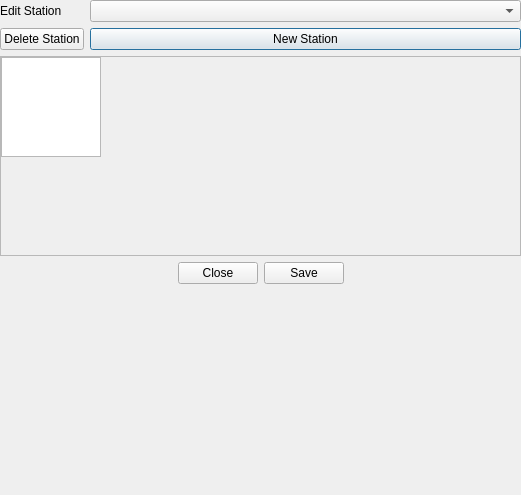
<?xml version="1.0" encoding="UTF-8"?>
<ui version="4.0">
 <class>Dialog</class>
 <widget class="QDialog" name="Dialog">
  <property name="geometry">
   <rect>
    <x>0</x>
    <y>0</y>
    <width>521</width>
    <height>495</height>
   </rect>
  </property>
  <property name="windowTitle">
   <string>Station Setup</string>
  </property>
  <widget class="QWidget" name="verticalLayoutWidget">
   <property name="geometry">
    <rect>
     <x>0</x>
     <y>0</y>
     <width>521</width>
     <height>284</height>
    </rect>
   </property>
   <layout class="QVBoxLayout" name="verticalLayout" stretch="0,0,0">
    <property name="sizeConstraint">
     <enum>QLayout::SetMaximumSize</enum>
    </property>
    <item>
     <layout class="QFormLayout" name="formLayout">
      <item row="0" column="1">
       <widget class="QComboBox" name="comboBox"/>
      </item>
      <item row="0" column="0">
       <widget class="QLabel" name="label_2">
        <property name="text">
         <string>Edit Station</string>
        </property>
       </widget>
      </item>
      <item row="1" column="1">
       <widget class="QPushButton" name="pushButton">
        <property name="text">
         <string>New Station</string>
        </property>
       </widget>
      </item>
      <item row="1" column="0">
       <widget class="QPushButton" name="pushButton_2">
        <property name="text">
         <string>Delete Station</string>
        </property>
       </widget>
      </item>
     </layout>
    </item>
    <item>
     <widget class="QScrollArea" name="scrollArea">
      <property name="widgetResizable">
       <bool>true</bool>
      </property>
      <widget class="QWidget" name="scrollAreaWidgetContents">
       <property name="geometry">
        <rect>
         <x>0</x>
         <y>0</y>
         <width>517</width>
         <height>166</height>
        </rect>
       </property>
       <widget class="QTableView" name="tableWidget">
        <property name="geometry">
         <rect>
          <x>0</x>
          <y>0</y>
          <width>100</width>
          <height>100</height>
         </rect>
        </property>
        <property name="sizeAdjustPolicy">
         <enum>QAbstractScrollArea::AdjustIgnored</enum>
        </property>
        <property name="dragEnabled">
         <bool>true</bool>
        </property>
        <property name="dragDropOverwriteMode">
         <bool>false</bool>
        </property>
        <property name="dragDropMode">
         <enum>QAbstractItemView::InternalMove</enum>
        </property>
        <property name="defaultDropAction">
         <enum>Qt::MoveAction</enum>
        </property>
        <property name="alternatingRowColors">
         <bool>true</bool>
        </property>
        <property name="selectionMode">
         <enum>QAbstractItemView::SingleSelection</enum>
        </property>
        <property name="selectionBehavior">
         <enum>QAbstractItemView::SelectRows</enum>
        </property>
       </widget>
      </widget>
     </widget>
    </item>
    <item>
     <layout class="QHBoxLayout" name="horizontalLayout_2">
      <property name="leftMargin">
       <number>10</number>
      </property>
      <property name="rightMargin">
       <number>10</number>
      </property>
      <item>
       <spacer name="horizontalSpacer_2">
        <property name="orientation">
         <enum>Qt::Horizontal</enum>
        </property>
        <property name="sizeHint" stdset="0">
         <size>
          <width>40</width>
          <height>20</height>
         </size>
        </property>
       </spacer>
      </item>
      <item>
       <widget class="QPushButton" name="pushButton_4">
        <property name="text">
         <string>Close</string>
        </property>
       </widget>
      </item>
      <item>
       <widget class="QPushButton" name="pushButton_3">
        <property name="text">
         <string>Save</string>
        </property>
       </widget>
      </item>
      <item>
       <spacer name="horizontalSpacer_3">
        <property name="orientation">
         <enum>Qt::Horizontal</enum>
        </property>
        <property name="sizeHint" stdset="0">
         <size>
          <width>40</width>
          <height>20</height>
         </size>
        </property>
       </spacer>
      </item>
     </layout>
    </item>
   </layout>
  </widget>
 </widget>
 <resources/>
 <connections/>
</ui>
